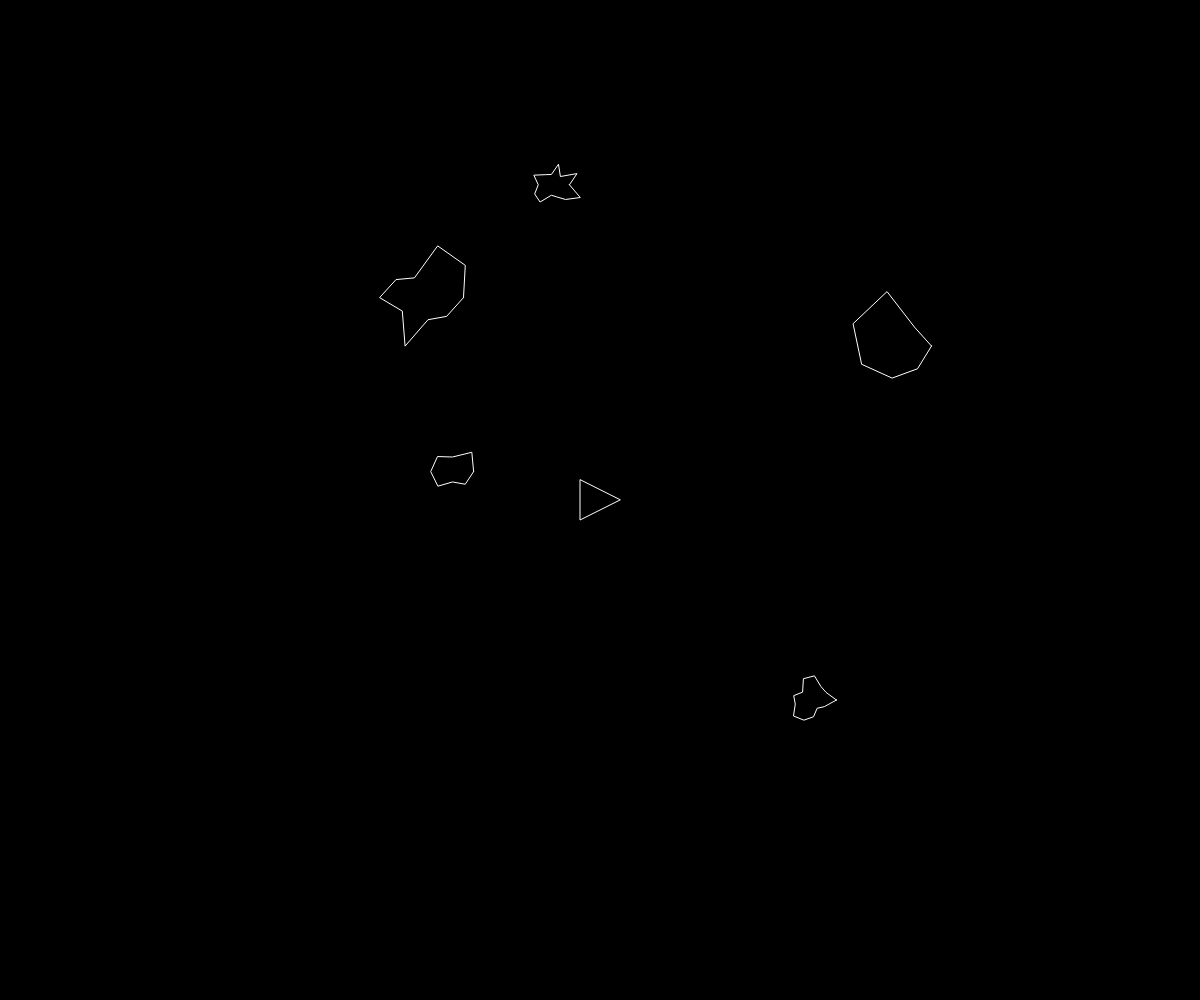
Frame 1 (no input)
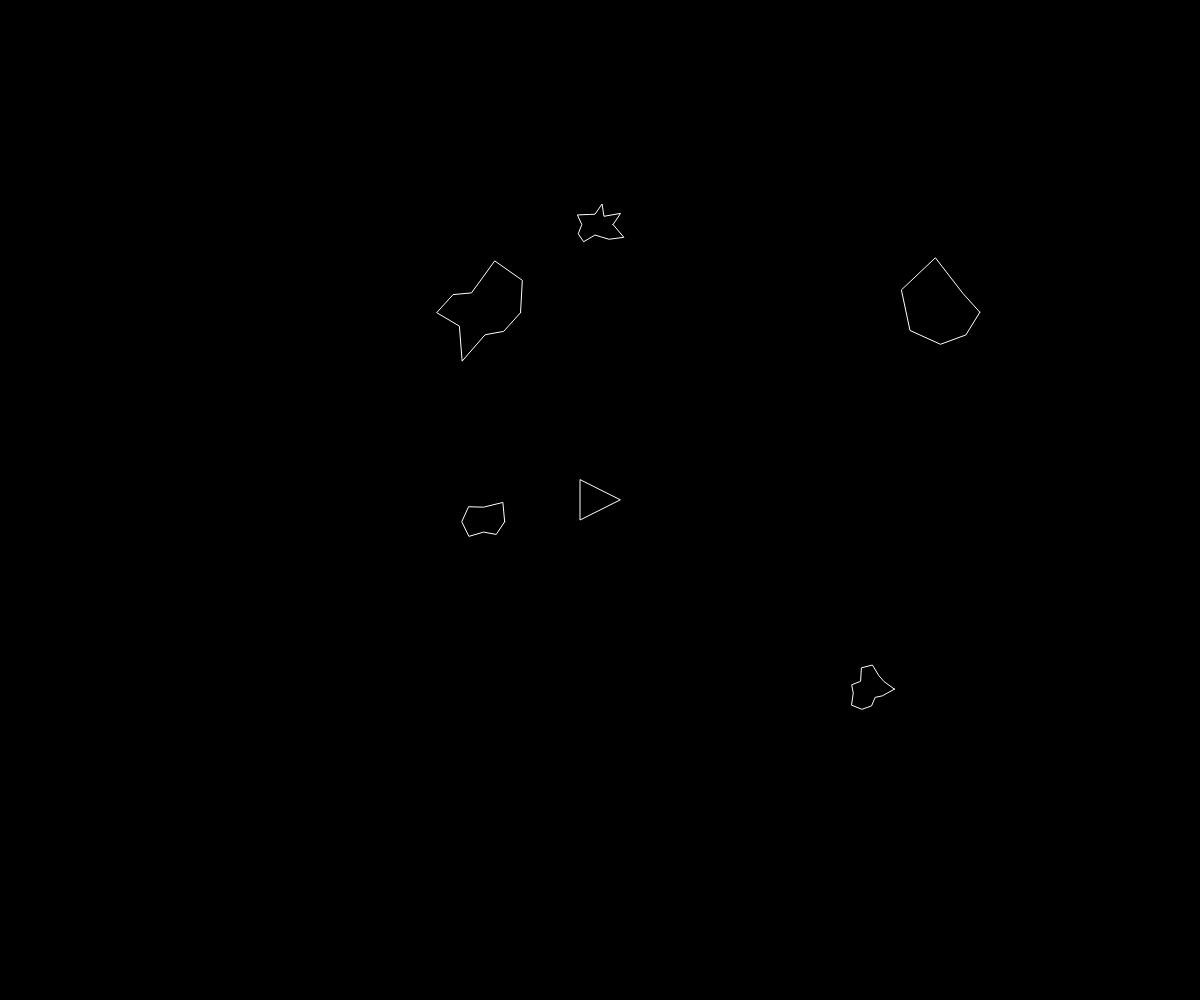
Frame 60 (no input)
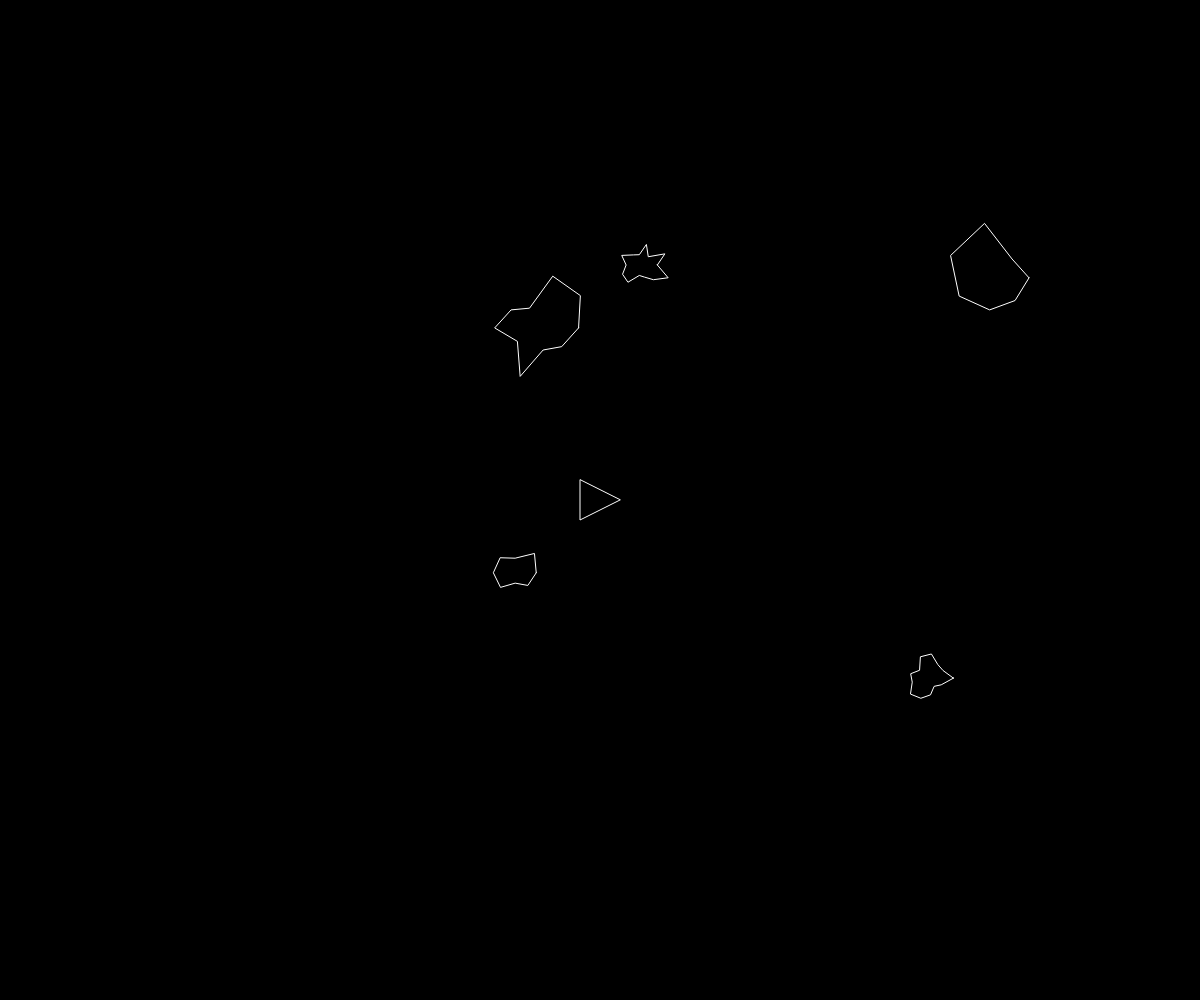
Frame 120 (the mouse pressed at the canvas centre since frame 60)

The p5.js sketch that drew these frames (run headless with seeded random() and noise() and a simulated clock; from frame 60 on, the mouse is pressed at the canvas centre):

// p5.js sketch
// ── sketch.js
var ship;
var asteroids = [];
var lasers = [];

function setup() {
  createCanvas(windowWidth, windowHeight);
  ship = new Ship();
  for (var i = 0; i < 5; i++) {
    asteroids.push(new Asteroid());
  }
}

function draw() {
  background(0);

  for (var i = 0; i < asteroids.length; i++) {
    if (ship.hits(asteroids[i])) {
      console.log('ooops!');
    }
    asteroids[i].render();
    asteroids[i].update();
    asteroids[i].edges();
  }

  for (var i = lasers.length - 1; i >= 0; i--) {
    lasers[i].render();
    lasers[i].update();
    if (lasers[i].offscreen()) {
      lasers.splice(i, 1);
    } else {
      for (var j = asteroids.length - 1; j >= 0; j--) {
        if (lasers[i].hits(asteroids[j])) {
          if (asteroids[j].r > 10) {
            var newAsteroids = asteroids[j].breakup();
            asteroids = asteroids.concat(newAsteroids);
          }
          asteroids.splice(j, 1);
          lasers.splice(i, 1);
          break;
        }
      }
    }
  }

  console.log(lasers.length);

  ship.render();
  ship.turn();
  ship.update();
  ship.edges();
}

function keyReleased() {
  ship.setRotation(0);
  ship.boosting(false);
}

function keyPressed() {
  if (key == ' ') {
    lasers.push(new Laser(ship.pos, ship.heading));
  } else if (keyCode == RIGHT_ARROW) {
    ship.setRotation(0.1);
  } else if (keyCode == LEFT_ARROW) {
    ship.setRotation(-0.1);
  } else if (keyCode == UP_ARROW) {
    ship.boosting(true);
  }
}

// ── asteroid.js
function Asteroid(pos, r) {
  if (pos) {
    this.pos = pos.copy();
  } else {
    this.pos = createVector(random(width), random(height));
    this.pos = createVector(random(width), random(height));
  }
  if (r) {
    this.r = r * 0.5;
  } else {
    this.r = random(15, 50);
  }

  this.vel = p5.Vector.random2D();
  this.total = floor(random(5, 15));
  this.offset = [];
  for (var i = 0; i < this.total; i++) {
    this.offset[i] = random(-this.r * 0.5, this.r * 0.5);
  }

  this.update = function() {
    this.pos.add(this.vel);
  };

  this.render = function() {
    push();
    stroke(255);
    noFill();
    translate(this.pos.x, this.pos.y);
    //ellipse(0, 0, this.r * 2);
    beginShape();
    for (var i = 0; i < this.total; i++) {
      var angle = map(i, 0, this.total, 0, TWO_PI);
      var r = this.r + this.offset[i];
      var x = r * cos(angle);
      var y = r * sin(angle);
      vertex(x, y);
    }
    endShape(CLOSE);
    pop();
  };

  this.breakup = function() {
    var newA = [];
    newA[0] = new Asteroid(this.pos, this.r);
    newA[1] = new Asteroid(this.pos, this.r);
    return newA;
  };

  this.edges = function() {
    if (this.pos.x > width + this.r) {
      this.pos.x = -this.r;
    } else if (this.pos.x < -this.r) {
      this.pos.x = width + this.r;
    }
    if (this.pos.y > height + this.r) {
      this.pos.y = -this.r;
    } else if (this.pos.y < -this.r) {
      this.pos.y = height + this.r;
    }
  };
}

// ── laser.js
function Laser(spos, angle) {
  this.pos = createVector(spos.x, spos.y);
  this.vel = p5.Vector.fromAngle(angle);
  this.vel.mult(10);

  this.update = function() {
    this.pos.add(this.vel);
  };

  this.render = function() {
    push();
    stroke(255);
    strokeWeight(4);
    point(this.pos.x, this.pos.y);
    pop();
  };

  this.hits = function(asteroid) {
    var d = dist(this.pos.x, this.pos.y, asteroid.pos.x, asteroid.pos.y);
    if (d < asteroid.r) {
      return true;
    } else {
      return false;
    }
  };

  this.offscreen = function() {
    if (this.pos.x > width || this.pos.x < 0) {
      return true;
    }
    if (this.pos.y > height || this.pos.y < 0) {
      return true;
    }
    return false;
  };
}

// ── ship.js
function Ship() {
  this.pos = createVector(width / 2, height / 2);
  this.r = 20;
  this.heading = 0;
  this.rotation = 0;
  this.vel = createVector(0, 0);
  this.isBoosting = false;

  this.boosting = function(b) {
    this.isBoosting = b;
  };

  this.update = function() {
    if (this.isBoosting) {
      this.boost();
    }
    this.pos.add(this.vel);
    this.vel.mult(0.99);
  };

  this.boost = function() {
    var force = p5.Vector.fromAngle(this.heading);
    force.mult(0.1);
    this.vel.add(force);
  };

  this.hits = function(asteroid) {
    var d = dist(this.pos.x, this.pos.y, asteroid.pos.x, asteroid.pos.y);
    if (d < this.r + asteroid.r) {
      return true;
    } else {
      return false;
    }
  };

  this.render = function() {
    push();
    translate(this.pos.x, this.pos.y);
    rotate(this.heading + PI / 2);
    fill(0);
    stroke(255);
    triangle(-this.r, this.r, this.r, this.r, 0, -this.r);
    pop();
  };

  this.edges = function() {
    if (this.pos.x > width + this.r) {
      this.pos.x = -this.r;
    } else if (this.pos.x < -this.r) {
      this.pos.x = width + this.r;
    }
    if (this.pos.y > height + this.r) {
      this.pos.y = -this.r;
    } else if (this.pos.y < -this.r) {
      this.pos.y = height + this.r;
    }
  };

  this.setRotation = function(a) {
    this.rotation = a;
  };

  this.turn = function() {
    this.heading += this.rotation;
  };
}
